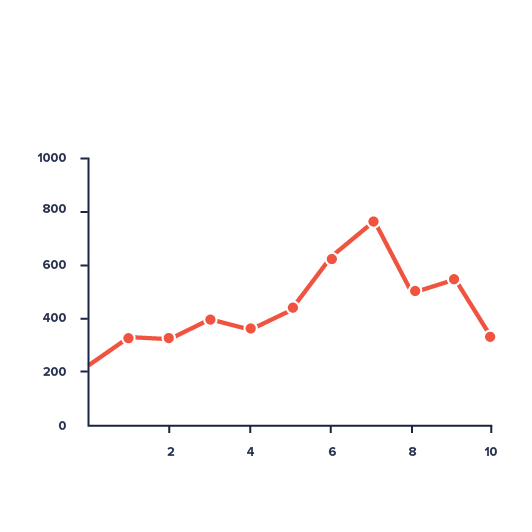
#> input picture images/Line-Chart.png, 532 x 532 px
$ python -i opencv_graph_extraction.py   (imports and definitions only)   (older library calls are emulated)
#> lines starting #> are read from the running program, lines starting #| are printed output that depends on the picture; after the words box and inside, x2 and y2 are one past the last pixel; in counts of white or black regions, pixels touching at a corner belong together
### helper_functions.py
# trunc8 did this
import copy
import cv2
import numpy as np
from statistics import mean


def deep_copy_params(to_call):
  def f(*args, **kwargs):
    return to_call(*(copy.deepcopy(x) for x in args),
                   **{k: copy.deepcopy(v) for k, v in kwargs.items()})
  return f


# [15 lines left out: functions bestFitSlopeAndIntercept, cropBlackBorder, not called in this run]


def findFirstNonZeroElement(lst):
  try:
    return [index for index, item in enumerate(lst) if item != 0][0]
  except:
    return -1


def findLastNonZeroElement(lst):
  try:
    return [index for index, item in enumerate(lst) if item != 0][-1]
  except:
    return -1


# [9 lines left out: function trimWhitespace, not called in this run]

### opencv_graph_extraction.py
# trunc8 did this
import csv
import cv2
import matplotlib.pyplot as plt
# import matplotlib.gridspec as gridspec
import numpy as np

# Python scripts
import helper_functions


def getAxes(img):
  height, width = img.shape
#> height = 532; width = 532

  # Horizontal and vertical edges
  sobelx = np.uint8(np.absolute(cv2.Sobel(img,cv2.CV_64F,1,0,ksize=5)))
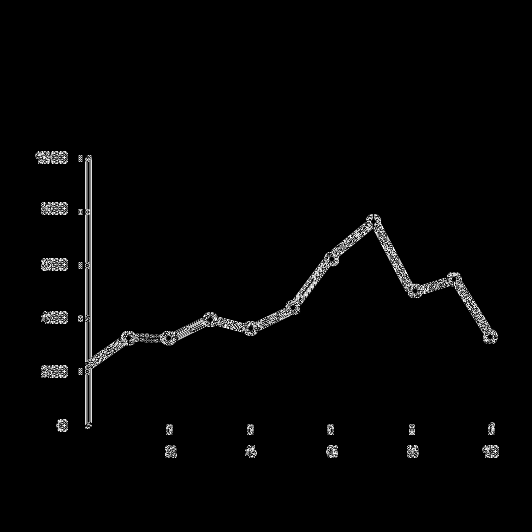
#> sobelx: shape (532, 532); min 0, max 255, mean 4.8
  sobely = np.uint8(np.absolute(cv2.Sobel(img,cv2.CV_64F,0,1,ksize=5)))
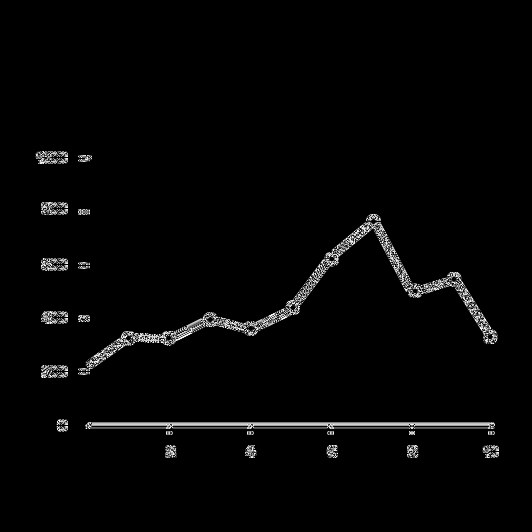
#> sobely: shape (532, 532); min 0, max 255, mean 5.2

  # Opening operations to bring out x and y axes
  kernelx = np.ones((height//10, 1), np.uint8)
#> kernelx = 53 values from 1 to 1
  openedx = cv2.morphologyEx(sobelx, cv2.MORPH_OPEN, kernelx)
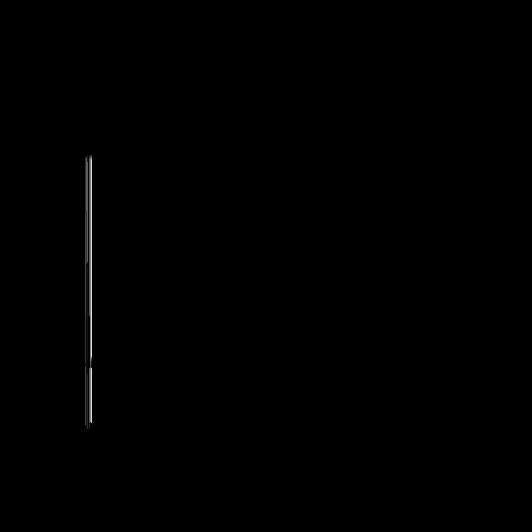
#> openedx: shape (532, 532); min 0, max 224, mean 0.5
  kernely = np.ones((1, height//10), np.uint8)
  openedy = cv2.morphologyEx(sobely, cv2.MORPH_OPEN, kernely)

  # processing opened x to get Y-axis
  cropped_openedx = openedx[:, 0:width//2] # left half of image
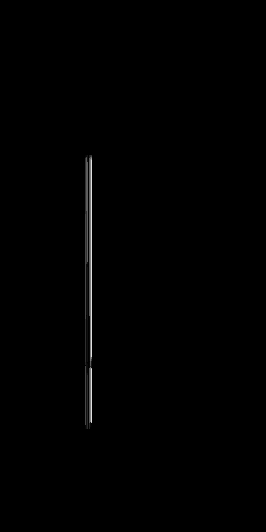
#> cropped_openedx: shape (532, 266); min 0, max 224, mean 1.1
  cropped_openedx = 255*(cropped_openedx > 110).astype(np.uint8)
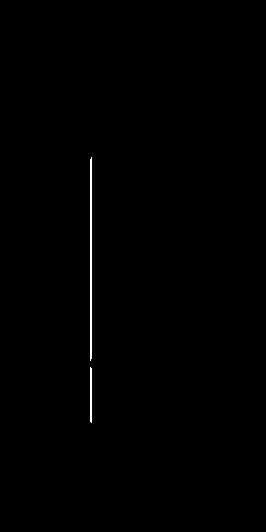
#> cropped_openedx: shape (532, 266); 0.36% white in thin lines or dots, all inside (x1, y1, x2, y2) = (90, 157, 92, 423)
  sum_along_columns = np.sum(cropped_openedx, axis = 0)
#> sum_along_columns = 266 values, max 65535 at index 90, min 0 at index 0, mean 492.7
  yaxis_col = np.argmax(sum_along_columns)
#> yaxis_col = 90
  yaxis = {
    'start': helper_functions.findFirstNonZeroElement(cropped_openedx[:,yaxis_col]),
    'end': helper_functions.findLastNonZeroElement(cropped_openedx[:,yaxis_col])
  }
#> yaxis = {'start': 159, 'end': 421}

  # processing opened y to get X-axis
  cropped_openedy = openedy[height//2:height, :] # bottom half of image
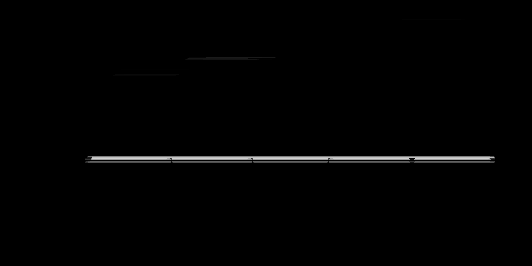
#> cropped_openedy: shape (266, 532); min 0, max 208, mean 2.5
  cropped_openedy = 255*(cropped_openedy > 110).astype(np.uint8)
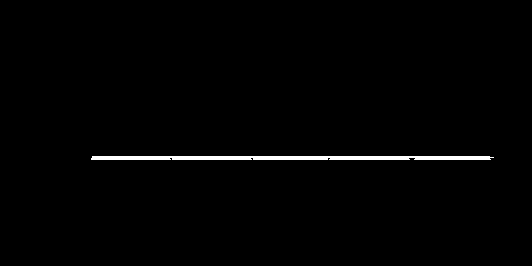
#> cropped_openedy: shape (266, 532); 1.1% white; 1 white region, box (x1, y1, x2, y2) and area: (91, 156, 494, 160) 1580
  sum_along_rows = np.sum(cropped_openedy, axis = 1)
#> sum_along_rows = 266 values, max 102510 at index 157, min 0 at index 0, mean 1514.7
  xaxis_row = np.argmax(sum_along_rows)
#> xaxis_row = 157
  xaxis = {
    'start': helper_functions.findFirstNonZeroElement(cropped_openedy[xaxis_row, :]),
    'end': helper_functions.findLastNonZeroElement(cropped_openedy[xaxis_row, :])
  }
#> xaxis = {'start': 92, 'end': 493}

  # Plotting
  plt.subplot(3,3,1),plt.imshow(img,cmap = 'gray')
  plt.title('Cropped'), plt.xticks([]), plt.yticks([])
  plt.subplot(3,3,2),plt.imshow(sobelx,cmap = 'gray')
  plt.title('Sobel X'), plt.xticks([]), plt.yticks([])
  plt.subplot(3,3,3),plt.imshow(sobely,cmap = 'gray')
  plt.title('Sobel Y'), plt.xticks([]), plt.yticks([])
  plt.subplot(3,3,4),plt.imshow(openedx,cmap = 'gray')
  plt.title('Opened Sobel X'), plt.xticks([]), plt.yticks([])
  plt.subplot(3,3,5),plt.imshow(openedy,cmap = 'gray')
  plt.title('Opened Sobel Y'), plt.xticks([]), plt.yticks([])
  plt.subplot(3,3,6),plt.imshow(cropped_openedx,cmap = 'gray')
  plt.title('Y axis'), plt.xticks([]), plt.yticks([])
  plt.subplot(3,3,7),plt.imshow(cropped_openedy,cmap = 'gray')
  plt.title('X axis'), plt.xticks([]), plt.yticks([])

  return [xaxis, yaxis]


@helper_functions.deep_copy_params
def extractPlot(img, xaxis, yaxis, m_x, b_x, m_y, b_y):
  step_size = 1
  margin = 10
  x_start = xaxis['start']+margin
  y_start = yaxis['start']+margin
  img = img[y_start:yaxis['end']-margin,
            x_start:xaxis['end']-margin]
  h,w = img.shape

  # Remove noise
  kernel = np.ones((5,5),np.uint8)
  opening = cv2.morphologyEx(img, cv2.MORPH_OPEN, kernel)
  # Invert during thresholding
  _, thresh = cv2.threshold(opening,0,255,cv2.THRESH_BINARY_INV+cv2.THRESH_OTSU)

  with open('graph_coordinates.csv', mode='w') as coordinates_file:
    coordinates_writer = csv.writer(coordinates_file, delimiter=',', quotechar='"', quoting=csv.QUOTE_MINIMAL)
    for x_pixel in range(0, w, step_size):
      index1 = helper_functions.findFirstNonZeroElement(thresh[:,x_pixel])
      if index1 != -1:
        index2 = helper_functions.findLastNonZeroElement(thresh[:,x_pixel])
        y_pixel = (index1 + index2)/2
        x_coord = round(m_x*(x_start+x_pixel)+b_x, 2)
        y_coord = round(m_y*(y_start+y_pixel)+b_y, 2)
        coordinates_writer.writerow([x_coord, y_coord])

  # Display the image
  # cv2.imshow('original', img)
  # cv2.imshow('opened', opening)
  # cv2.imshow('img', thresh)
  cv2.waitKey(0)
  cv2.destroyAllWindows()


def mapPixelToCoordinate(coord):
  # Fitting line through the (pixels, cleaned_labels) data
  m, b = helper_functions.bestFitSlopeAndIntercept(pixels, cleaned_labels)
  return m, b

>>> import cv2
>>> picture = cv2.imread('images/Line-Chart.png', cv2.IMREAD_GRAYSCALE)
>>> result = getAxes(picture)
#> result = 2 items
